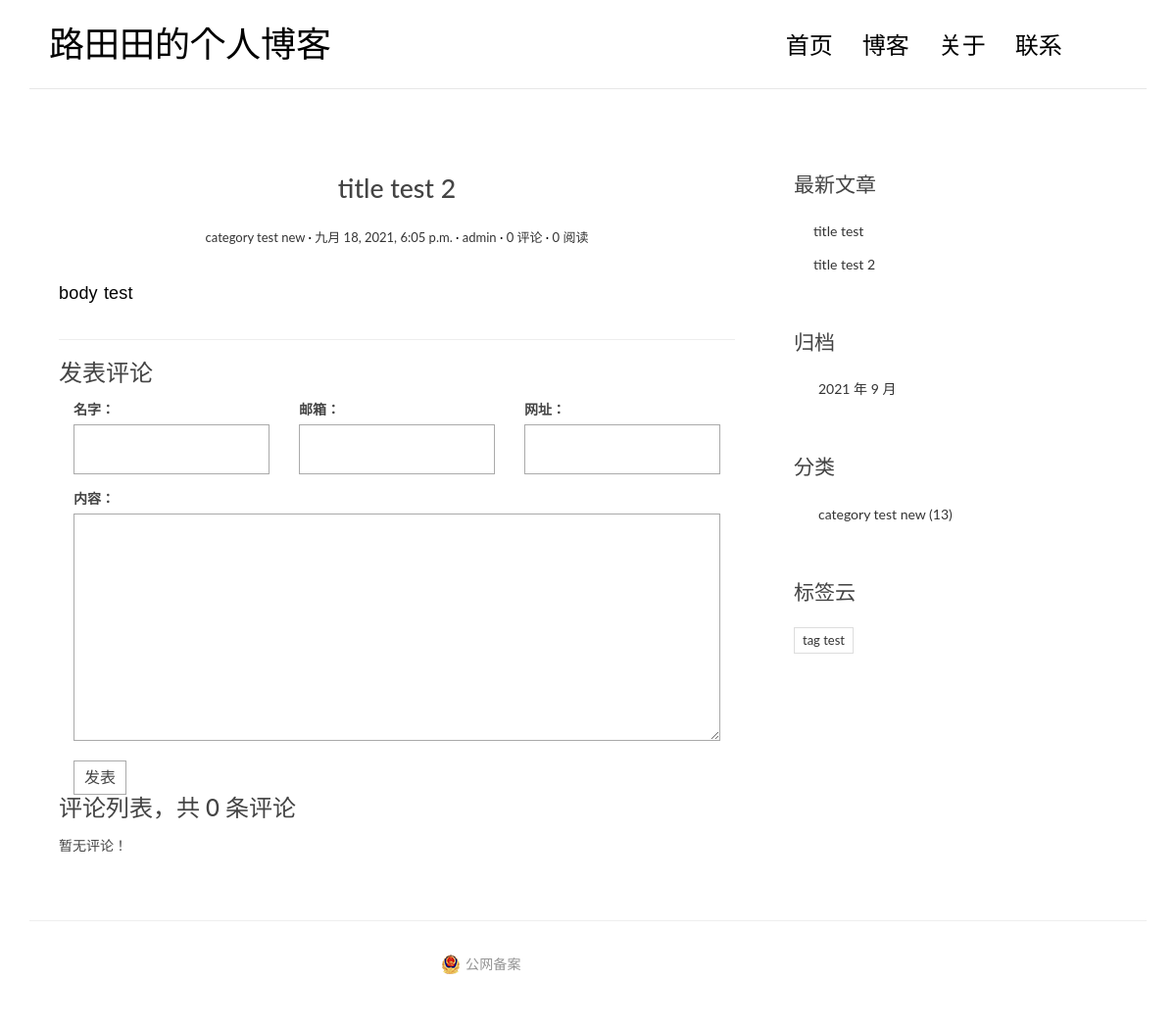
The page /post/3/ on the database as committed earlier.
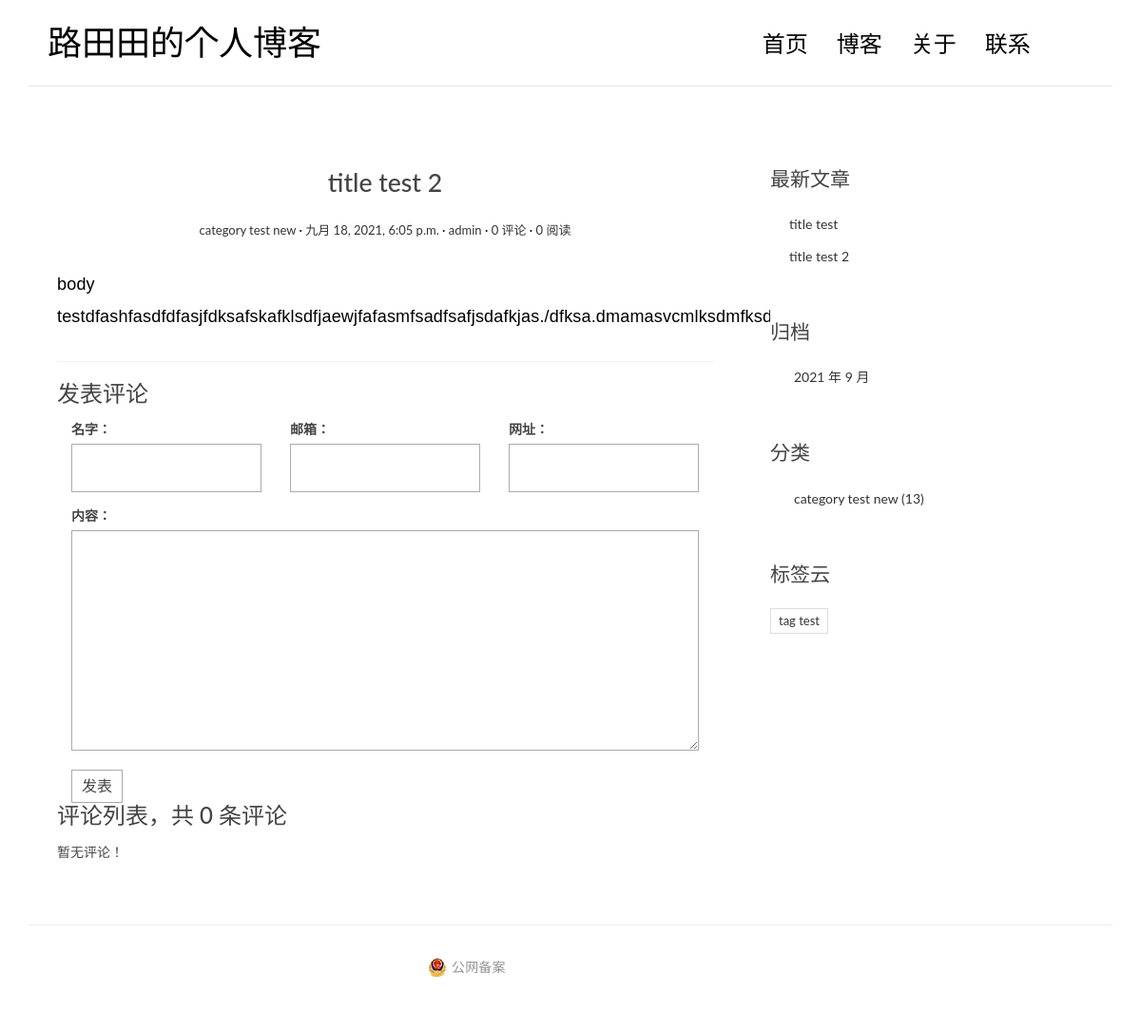
The same page on the database as committed later.
### blog/models.py (models this page shows, shortened)
class Post(models.Model):
    title = models.CharField('标题', max_length=70)
    body = models.TextField('正文')
    created_time = models.DateTimeField('创建时间')
    modified_time = models.DateTimeField('修改时间')
    excerpt = models.CharField('摘要', max_length=200, blank=True)
    category = models.ForeignKey(Category, verbose_name='分类',
                                 on_delete=models.CASCADE)
    tags = models.ManyToManyField(Tag, verbose_name='标签', blank=True)
    author = models.ForeignKey(User, verbose_name='作者',
                               on_delete=models.CASCADE)
    class Meta:
        verbose_name = '文章'
        verbose_name_plural = verbose_name
    def get_absolute_url(self):
        return reverse('blog:detail', kwargs={'pk': self.pk})

class Category(models.Model):
    name = models.CharField(max_length=100)
    class Meta:
        verbose_name = '分类'
        verbose_name_plural = verbose_name

### blog/views.py (the view)
# urls.py: path('post/<int:pk>/', views.detail, name='detail'),
def detail(request, pk):
    post = get_object_or_404(Post, pk=pk)
    md = markdown.Markdown(extensions=[
        'markdown.extensions.extra',
        'markdown.extensions.codehilite',
        TocExtension(slugify=slugify),
    ])
    post.body = md.convert(post.body)
    m = re.search(r'<div class="toc">\s*<ul>(.*)</ul>\s*</div>', md.toc, re.S)
    post.toc = m.group(1) if m is not None else ''
    return render(request, 'blog/detail.html', context={'post': post})

### comments/forms.py
class CommentForm(forms.ModelForm):
    class Meta:
        model = Comments
        fields = ['name', 'email', 'url', 'text']

### blog/templatetags/blog_extras.py (called while the page is built)
@register.inclusion_tag('blog/inclusions/_recent_posts.html',
                        takes_context=True)
def show_recent_posts(context, num=5):
    return {
        'recent_post_list': Post.objects.all().order_by('-created_time')[:num],
    }

@register.inclusion_tag('blog/inclusions/_archives.html', takes_context=True)
def show_archives(context):
    return {
        'date_list':Post.objects.dates('created_time', 'month', order='DESC'),
    }

@register.inclusion_tag(('blog/inclusions/_categories.html'),
                        takes_context=True)
def show_categories(context):
    return {
        'category_list':Category.objects.all(),
    }

@register.inclusion_tag('blog/inclusions/_tags.html', takes_context=True)
def show_tags(context):
    return {
        'tag_list': Tag.objects.all(),
    }

### comments/templatetags/comments_extras.py (called while the page is built)
@register.inclusion_tag('comments/inclusions/_form.html', takes_context=True)
def show_comment_form(context, post, form=None):
    if form is None:
        form = CommentForm()
    return {
        'form': form,
        'post': post,
    }

### blog/templates/blog/detail.html (shortened to what this page needs)
{% extends 'base.html' %}
{% load comments_extras %}
{% block main %}
    <article class="post post-{{ post.pk }}">
        <header class="entry-header">
            <h1 class="entry-title">{{ post.title }}</h1>
            <div class="entry-meta">
                <span class="post-category"><a href="#">{{ post.category.name }}</a></span>
                <span class="post-date"><a href="#"><time class="entry-date"
                                                          datetime="{{ post.created_time }}">{{ post.created_time }}</time></a></span>
                <span class="post-author"><a href="#">{{ post.author }}</a></span>
                <span class="comments-link"><a href="#">0 评论</a></span>
                <span class="views-count"><a href="#">0 阅读</a></span>
            </div>
        </header>
        <div class="entry-content clearfix">
            {{ post.body|safe }}
        </div>
    </article>
    <section class="comment-area" id="comment-area">
        <hr>
        <h3>发表评论</h3>
        {% show_comment_form post %}
        <div class="comment-list-panel">
            {% show_comments post %}
        </div>
    </section>
{% endblock main %}

### blog/templates/blog/inclusions/_recent_posts.html
<div class="widget widget-recent-posts">
    <h3 class="widget-title">最新文章</h3>
    <ul>
        {% for post in recent_post_list %}
        <li>
            <a href="{{ post.get_absolute_url }}">{{ post.title }}</a>
        </li>
        {% empty %}
        暂无文章！
        {% endfor %}
    </ul>
</div>

Rows that differ between the two databases and show on the page:
changed Post "title test 2": body "body test" → "body testdfashfasdfdfasjfdksafskafklsdfjaewjfafasmfsadfsafjsdafkjas./dfksa.dmamasvcmlksdmfksdajfkasjdf"
